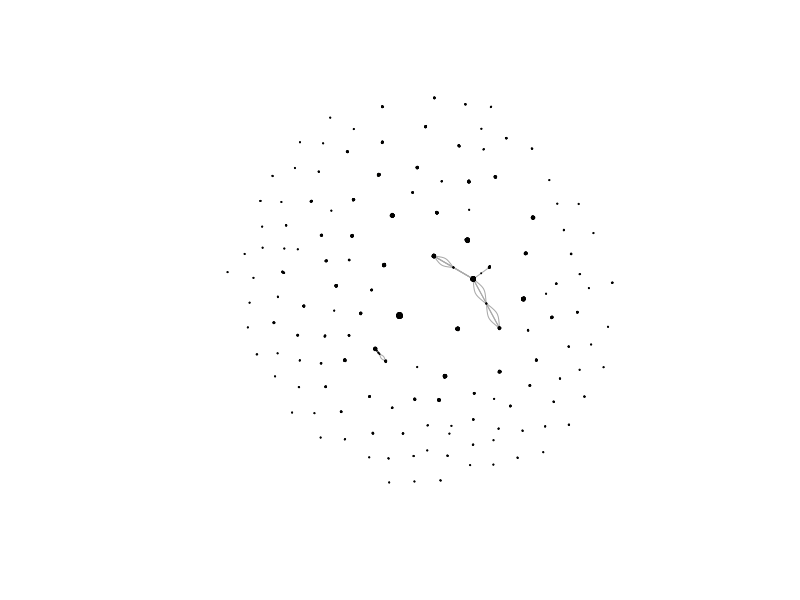
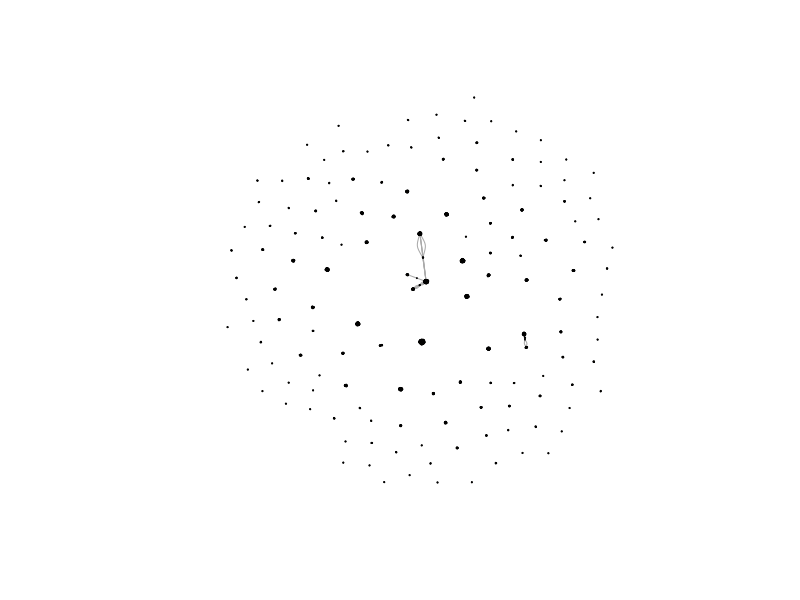
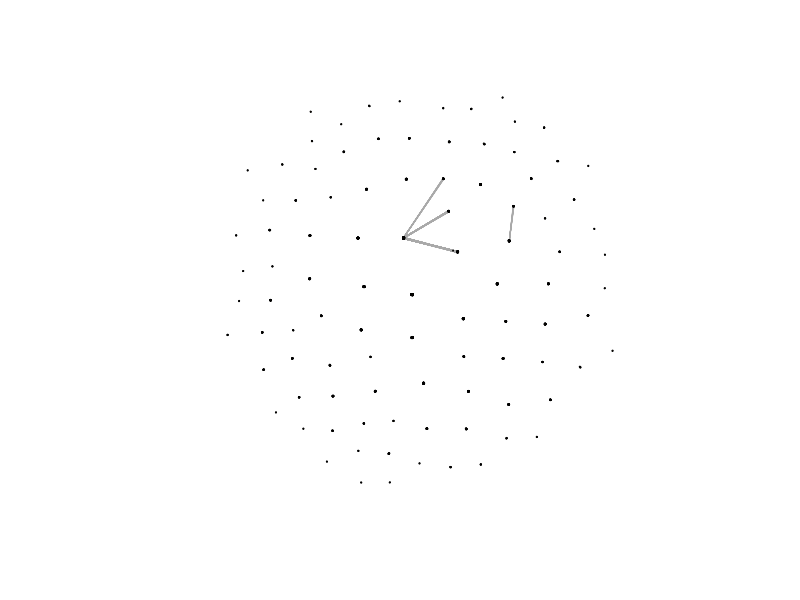
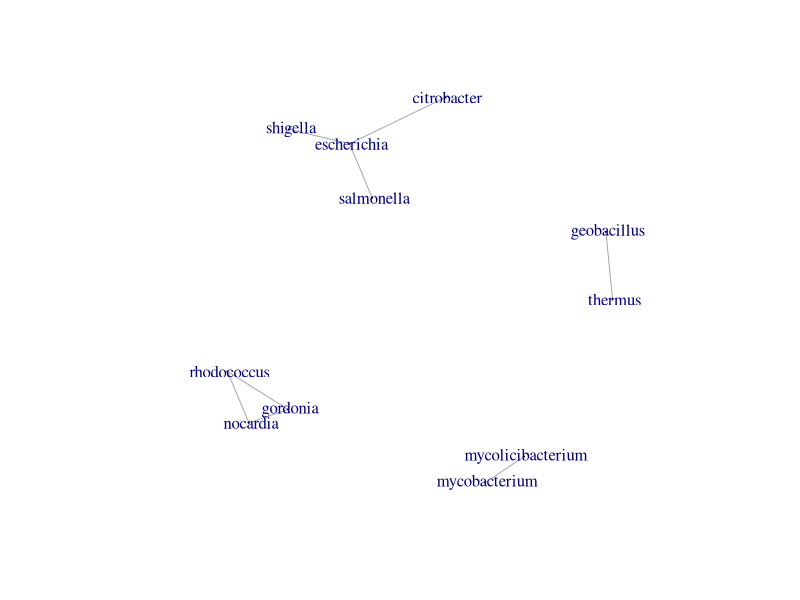

Reproduce these figures in R, in order.

library(dplyr)
library(igraph)

setwd("~/Host_Phage_Interactions/data/")
x <- read.delim("Network_Data_v1.tsv",sep="\t",header=T,stringsAsFactors = F)
head(x)

x <- x %>% subset(select=c(virus.tax.id,Genus)) %>% subset(Genus!="")
grph <- graph_from_edgelist(as.matrix(x), directed = F)
plot(grph,vertex.size=0.001,vertex.label="")

grph2 <- delete.vertices(grph, degree(grph)==0)
plot(grph2,vertex.size=0.001,vertex.label="")
V(grph2)$type <- trimws(V(grph2)$name) %in% as.character(x$virus.tax.id)
projections <- bipartite_projection(grph2)

bac <- projections[[1]]
vir <- projections[[2]]
bac2 <- delete.vertices(bac,degree(bac)==0)
vir2 <- delete.vertices(vir,degree(vir)==0)

setwd("~/Host_Phage_Interactions/images/")
pdf("hostgenus_virsharing.pdf",height=5,width=5)
plot(bac2,vertex.size=0.001)
dev.off()

plot(vir2,vertex.size=0.001,vertex.label="")
